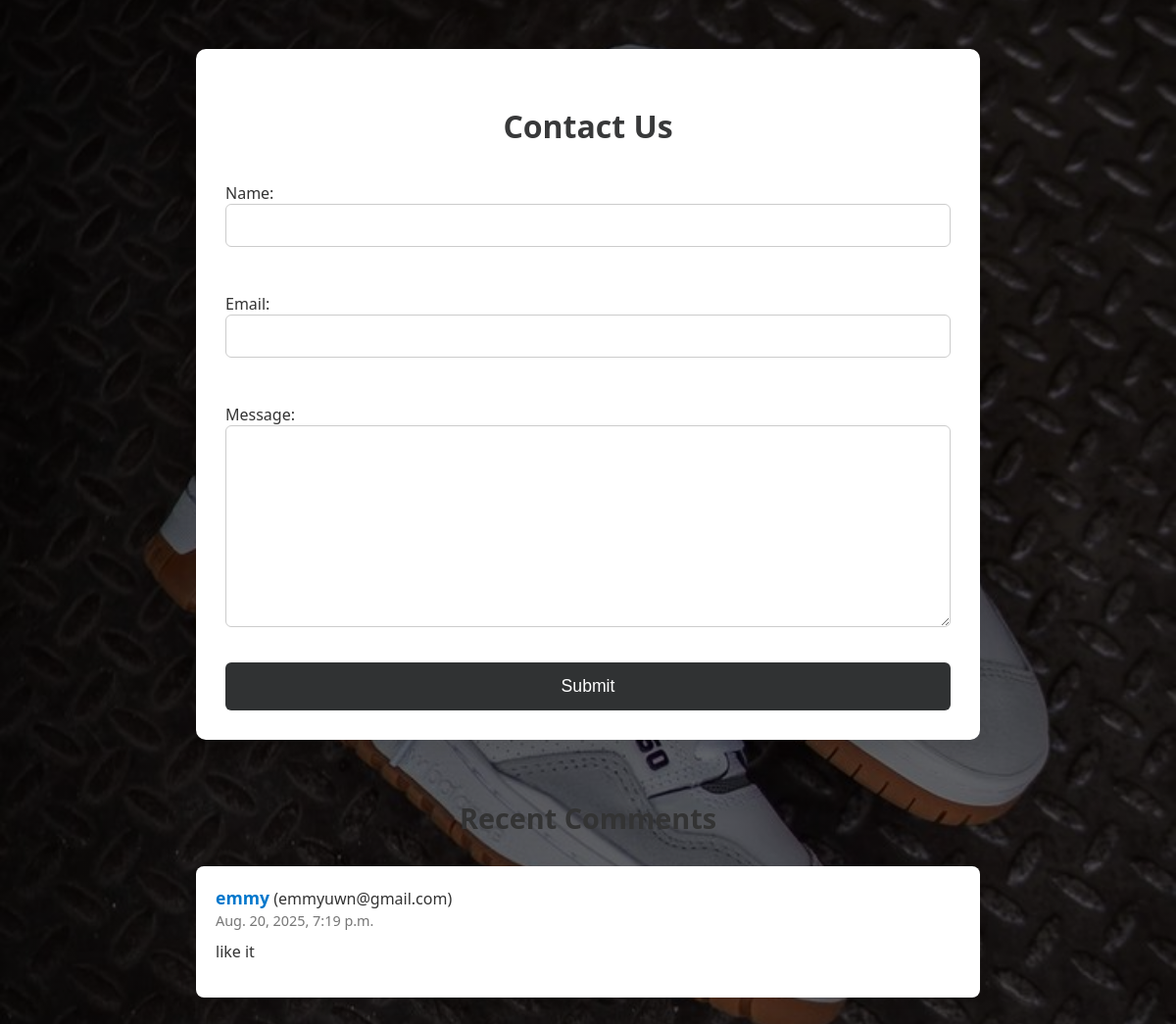
Page /contact/ on the committed database.
### web/models.py (models this page shows, shortened)
class Comment(models.Model):
    user = models.ForeignKey(User, on_delete=models.CASCADE, null=True, blank=True)
    name = models.CharField(max_length=100)
    email = models.EmailField()
    message = models.TextField()
    created_at = models.DateTimeField(auto_now_add=True)

### web/views.py (the view)
# urls.py: path('contact/', views.contact, name='contact'),
def contact(request):
    if request.method == "POST":
        form = CommentForm(request.POST)
        if form.is_valid():
            comment = form.save(commit=False)
            if request.user.is_authenticated:
                comment.user = request.user
            comment.save()
            return render(request, 'main/contact.html', {
                "form": CommentForm(),
                "success": True,
                "comments": Comment.objects.all()
            })
    else:
        form = CommentForm()
    return render(request, 'main/contact.html', {"form": form, "comments": Comment.objects.all()})

### web/forms.py
class CommentForm(forms.ModelForm):
    class Meta:
        model = Comment
        fields = ['name', 'email', 'message']

### web/templates/main/contact.html (shortened to what this page needs)
<!DOCTYPE html>
<html lang="en">
<head>
  {% load static %}
</head>
<body>
<div class="container">
  <div class="card">
    <h2>Contact Us</h2>
    <form method="POST">
      {{ form.as_p }}
      <button type="submit">Submit</button>
    </form>
  </div>
  <div class="comments-section">
    <h3>Recent Comments</h3>
    {% for comment in comments %}
      <div class="comment-card">
        <strong>{{ comment.name }}</strong> ({{ comment.email }})<br>
        <small>{{ comment.created_at }}</small>
        <p>{{ comment.message }}</p>
      </div>
    {% empty %}
      <p class="no-comments">No comments yet.</p>
    {% endfor %}
  </div>
</div>
</body>
</html>

### rows in the picture
Comment: name "emmy", email "emmyuwn@gmail.com", created_at "Aug. 20, 2025, 7:19 p.m.", message "like it"
